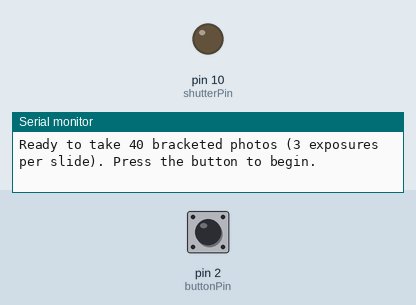
Simulated run of this sketch. Board: Arduino Uno, built with avr-gcc and run on an emulated ATmega328P. On the bench: output pins drawn as LEDs (lit = HIGH), the last lines printed to the serial monitor. Dashed ring = blinking. Inputs (shaded band) come from the test bench; at power-on: pin 2 (buttonPin) HIGH.

Above: at 1.2 s.
1.3 s: pin 2 (buttonPin) pulled LOW for 0.15 s
At 1.77 s:
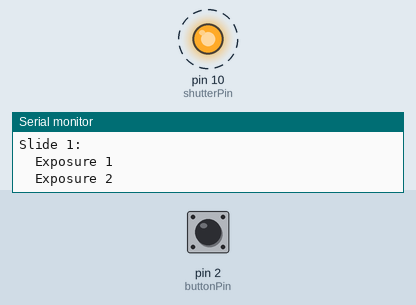
Timing chart, 0 to 10.3 s (numbered marks = the images above; inputs shaded):
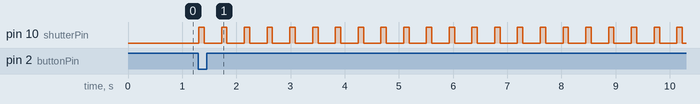

Measured:
- after the input at 1.3 s, pin 10 (shutterPin): alternates HIGH for 0.10 s and LOW for 0.32 s, starting at once

The sketch:

slide_trigger_bracketed.ino
```cpp
const int shutterPin = 10;    // Pin connected to transistor base via 1k resistor
const int buttonPin = 2;      // Pin connected to button (using INPUT_PULLUP)
const int numSlides = 40;     // Number of slides to take bracketed shots of. Change as needed
const int bracketCount = 3;   // Number of bracketed exposures per slide. Change as needed

bool lastButtonState = HIGH;
bool buttonPressed = false;

void setup() {
  pinMode(shutterPin, OUTPUT);
  digitalWrite(shutterPin, LOW); // Make sure the shutter line is LOW initially

  pinMode(buttonPin, INPUT_PULLUP); // Internal pull-up so button connects to GND when pressed

  Serial.begin(9600); // For optional debugging
  Serial.println("Ready to take 40 bracketed photos (3 exposures per slide). Press the button to begin.");
}

void loop() {
  // Read button state
  bool currentButtonState = digitalRead(buttonPin);

  // Detect falling edge (button press)
  if (lastButtonState == HIGH && currentButtonState == LOW) {
    buttonPressed = true;
  }

  lastButtonState = currentButtonState;

  // If a button press was detected, run the bracketed sequence
  if (buttonPressed) {
    Serial.println("Button pressed! Taking 40 bracketed photos...");

    for (int i = 0; i < numSlides; i++) {
      Serial.print("Slide ");
      Serial.print(i + 1);
      Serial.println(":");

      for (int j = 0; j < bracketCount; j++) {
        Serial.print("  Exposure ");
        Serial.println(j + 1);

        // Simulate shutter press
        digitalWrite(shutterPin, HIGH);
        delay(100); // Hold shutter press for 100ms
        digitalWrite(shutterPin, LOW);
        delay(0500); // Wait 0.5s between exposures to allow camera to write from the buffer. Change as needed based on camera. Higher end DSLR or mirrorless camera may only need a 0.1s delay and a lower end camera like a D3200 might need 1-1.5 seconds if shooting raw.
      }
    }

    Serial.println("Done. Waiting for next button press...");
    buttonPressed = false; // Reset flag
  }
}
```
